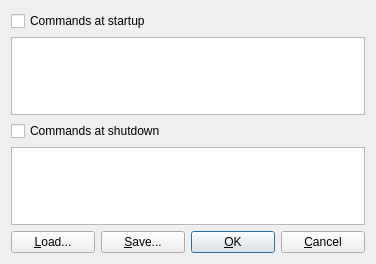
<?xml version="1.0" encoding="UTF-8"?>
<ui version="4.0">
 <class>CmdOptDialog</class>
 <widget class="QWidget" name="CmdOptDialog">
  <property name="geometry">
   <rect>
    <x>0</x>
    <y>0</y>
    <width>376</width>
    <height>264</height>
   </rect>
  </property>
  <property name="windowTitle">
   <string>Serial/TCP Commands</string>
  </property>
  <property name="toolTip">
   <string/>
  </property>
  <layout class="QVBoxLayout" name="verticalLayout">
   <item>
    <widget class="QCheckBox" name="ChkOpenCmd">
     <property name="toolTip">
      <string/>
     </property>
     <property name="text">
      <string>Commands at startup</string>
     </property>
     <property name="checked">
      <bool>false</bool>
     </property>
    </widget>
   </item>
   <item>
    <widget class="QPlainTextEdit" name="OpenCmd">
     <property name="enabled">
      <bool>true</bool>
     </property>
     <property name="toolTip">
      <string/>
     </property>
     <property name="plainText">
      <string/>
     </property>
    </widget>
   </item>
   <item>
    <widget class="QCheckBox" name="ChkCloseCmd">
     <property name="toolTip">
      <string/>
     </property>
     <property name="text">
      <string>Commands at shutdown</string>
     </property>
    </widget>
   </item>
   <item>
    <widget class="QPlainTextEdit" name="CloseCmd">
     <property name="enabled">
      <bool>true</bool>
     </property>
     <property name="toolTip">
      <string/>
     </property>
     <property name="plainText">
      <string/>
     </property>
    </widget>
   </item>
   <item>
    <widget class="QWidget" name="widget" native="true">
     <layout class="QHBoxLayout" name="horizontalLayout">
      <property name="leftMargin">
       <number>0</number>
      </property>
      <property name="topMargin">
       <number>0</number>
      </property>
      <property name="rightMargin">
       <number>0</number>
      </property>
      <property name="bottomMargin">
       <number>0</number>
      </property>
      <item>
       <widget class="QPushButton" name="BtnLoad">
        <property name="enabled">
         <bool>true</bool>
        </property>
        <property name="toolTip">
         <string/>
        </property>
        <property name="text">
         <string>&amp;Load...</string>
        </property>
       </widget>
      </item>
      <item>
       <widget class="QPushButton" name="BtnSave">
        <property name="enabled">
         <bool>true</bool>
        </property>
        <property name="toolTip">
         <string/>
        </property>
        <property name="text">
         <string>&amp;Save...</string>
        </property>
       </widget>
      </item>
      <item>
       <widget class="QPushButton" name="BtnOk">
        <property name="enabled">
         <bool>true</bool>
        </property>
        <property name="toolTip">
         <string/>
        </property>
        <property name="text">
         <string>&amp;OK</string>
        </property>
        <property name="autoDefault">
         <bool>true</bool>
        </property>
        <property name="default">
         <bool>true</bool>
        </property>
       </widget>
      </item>
      <item>
       <widget class="QPushButton" name="BtnCancel">
        <property name="enabled">
         <bool>true</bool>
        </property>
        <property name="toolTip">
         <string/>
        </property>
        <property name="text">
         <string>&amp;Cancel</string>
        </property>
       </widget>
      </item>
     </layout>
    </widget>
   </item>
  </layout>
 </widget>
 <resources/>
 <connections/>
</ui>
